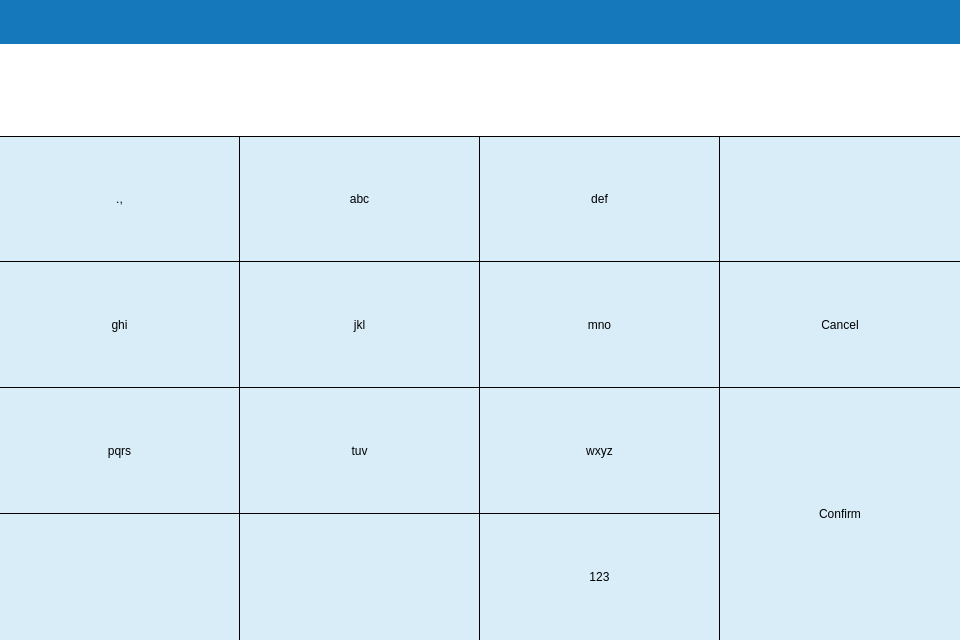
<?xml version="1.0" encoding="UTF-8"?>
<ui version="4.0">
 <class>KeyBoard</class>
 <widget class="QWidget" name="KeyBoard">
  <property name="geometry">
   <rect>
    <x>0</x>
    <y>0</y>
    <width>960</width>
    <height>640</height>
   </rect>
  </property>
  <property name="windowTitle">
   <string>Form</string>
  </property>
  <property name="styleSheet">
   <string notr="true">QPushButton {
	border: 0px solid transparent;
	background-color: #d9edf9;
	color: black;
	max-width: 1000px;
	max-height: 1000px;
}

QFrame#topbar {
	background-color: #1578ba;
	border: 0px solid transparent;
}

QPushButton#button_cap {
	/*image: url(:/res/icons/ic_cap_false.png);*/
}

QPushButton#button_space {
	image: url(:/res/icons/ic_space.png);
}

QPushButton#button_backSpace {
	image: url(:/res/icons/ic_backspace.png);
}

QPushButton#button_1, QPushButton#button_3, QPushButton#button_4,QPushButton#button_6,
QPushButton#button_7, QPushButton#button_9 {
	border-right: 1px solid black;
	border-bottom: 1px solid black;
	color: black;	
	font: 57 18px &quot;Ubuntu&quot;;
}

QPushButton#button_2,QPushButton#button_5,QPushButton#button_8 {
	border-right: 1px solid black;
	border-bottom: 1px solid black;
	color: black;	
	font: 57 18px &quot;Ubuntu&quot;;
}

QPushButton#button_cap, QPushButton#button_shift {
	border-right: 1px solid black;
	color: black;	
	font: 57 18px &quot;Ubuntu&quot;;
}

QPushButton#button_space {
	border-right: 1px solid black;
	color: black;	
	font: 57 18px &quot;Ubuntu&quot;;
}

QPushButton#button_backSpace, QPushButton#button_cancel {
	border-bottom: 1px solid black;
	color: black;	
	font: 57 18px &quot;Ubuntu&quot;;
}

QPushButton#button_1, QPushButton#button_2,QPushButton#button_3,QPushButton#button_backSpace {
	border-top: 1px solid black;
}

QPushButton#button_confirm {
	color: black;	
	font: 57 18px &quot;Ubuntu&quot;;
}

QLineEdit#lineEdit {
	background-color: rgb(255, 255, 255);
	border: 0px solid transparent;
	color: black;
	font: 57 30px &quot;Ubuntu&quot;;
}

QLabel {
	background-color: rgba(255, 255, 255,0);
	border: 0px solid transparent;
}

QFrame {
	border: 0px solid transparent;
}

QPushButton#button_clear{	
	image: url(:/res/icons/ic_clear_1.png);
	background-color:  rgb(255, 255, 255);
}</string>
  </property>
  <layout class="QVBoxLayout" name="verticalLayout" stretch="22,46,252">
   <property name="spacing">
    <number>0</number>
   </property>
   <property name="leftMargin">
    <number>0</number>
   </property>
   <property name="topMargin">
    <number>0</number>
   </property>
   <property name="rightMargin">
    <number>0</number>
   </property>
   <property name="bottomMargin">
    <number>0</number>
   </property>
   <item>
    <widget class="QFrame" name="topbar">
     <property name="frameShape">
      <enum>QFrame::StyledPanel</enum>
     </property>
     <property name="frameShadow">
      <enum>QFrame::Raised</enum>
     </property>
     <layout class="QHBoxLayout" name="horizontalLayout_2" stretch="1,1">
      <item>
       <widget class="QLabel" name="label">
        <property name="text">
         <string/>
        </property>
       </widget>
      </item>
      <item>
       <spacer name="horizontalSpacer">
        <property name="orientation">
         <enum>Qt::Horizontal</enum>
        </property>
        <property name="sizeHint" stdset="0">
         <size>
          <width>467</width>
          <height>20</height>
         </size>
        </property>
       </spacer>
      </item>
     </layout>
    </widget>
   </item>
   <item>
    <widget class="QFrame" name="frame">
     <property name="frameShape">
      <enum>QFrame::StyledPanel</enum>
     </property>
     <property name="frameShadow">
      <enum>QFrame::Raised</enum>
     </property>
     <layout class="QHBoxLayout" name="horizontalLayout" stretch="440,40">
      <property name="spacing">
       <number>0</number>
      </property>
      <property name="leftMargin">
       <number>0</number>
      </property>
      <property name="topMargin">
       <number>0</number>
      </property>
      <property name="rightMargin">
       <number>0</number>
      </property>
      <property name="bottomMargin">
       <number>0</number>
      </property>
      <item>
       <widget class="QLineEdit" name="lineEdit">
        <property name="sizePolicy">
         <sizepolicy hsizetype="Minimum" vsizetype="Minimum">
          <horstretch>0</horstretch>
          <verstretch>0</verstretch>
         </sizepolicy>
        </property>
        <property name="minimumSize">
         <size>
          <width>0</width>
          <height>40</height>
         </size>
        </property>
        <property name="maximumSize">
         <size>
          <width>16777215</width>
          <height>16777215</height>
         </size>
        </property>
       </widget>
      </item>
      <item>
       <widget class="QPushButton" name="button_clear">
        <property name="sizePolicy">
         <sizepolicy hsizetype="Minimum" vsizetype="Minimum">
          <horstretch>0</horstretch>
          <verstretch>0</verstretch>
         </sizepolicy>
        </property>
        <property name="minimumSize">
         <size>
          <width>80</width>
          <height>80</height>
         </size>
        </property>
        <property name="text">
         <string/>
        </property>
       </widget>
      </item>
     </layout>
    </widget>
   </item>
   <item>
    <widget class="QFrame" name="keyBoardLetter">
     <property name="styleSheet">
      <string notr="true"/>
     </property>
     <property name="frameShape">
      <enum>QFrame::StyledPanel</enum>
     </property>
     <property name="frameShadow">
      <enum>QFrame::Raised</enum>
     </property>
     <layout class="QGridLayout" name="gridLayout">
      <property name="leftMargin">
       <number>0</number>
      </property>
      <property name="topMargin">
       <number>0</number>
      </property>
      <property name="rightMargin">
       <number>0</number>
      </property>
      <property name="bottomMargin">
       <number>0</number>
      </property>
      <property name="spacing">
       <number>0</number>
      </property>
      <item row="0" column="0">
       <widget class="QPushButton" name="button_1">
        <property name="sizePolicy">
         <sizepolicy hsizetype="Minimum" vsizetype="Minimum">
          <horstretch>0</horstretch>
          <verstretch>0</verstretch>
         </sizepolicy>
        </property>
        <property name="minimumSize">
         <size>
          <width>0</width>
          <height>0</height>
         </size>
        </property>
        <property name="maximumSize">
         <size>
          <width>1001</width>
          <height>1002</height>
         </size>
        </property>
        <property name="text">
         <string>.,</string>
        </property>
       </widget>
      </item>
      <item row="0" column="1">
       <widget class="QPushButton" name="button_2">
        <property name="sizePolicy">
         <sizepolicy hsizetype="Minimum" vsizetype="Minimum">
          <horstretch>0</horstretch>
          <verstretch>0</verstretch>
         </sizepolicy>
        </property>
        <property name="minimumSize">
         <size>
          <width>0</width>
          <height>0</height>
         </size>
        </property>
        <property name="maximumSize">
         <size>
          <width>1001</width>
          <height>1002</height>
         </size>
        </property>
        <property name="text">
         <string>abc</string>
        </property>
       </widget>
      </item>
      <item row="0" column="2">
       <widget class="QPushButton" name="button_3">
        <property name="sizePolicy">
         <sizepolicy hsizetype="Preferred" vsizetype="Preferred">
          <horstretch>0</horstretch>
          <verstretch>0</verstretch>
         </sizepolicy>
        </property>
        <property name="minimumSize">
         <size>
          <width>0</width>
          <height>0</height>
         </size>
        </property>
        <property name="maximumSize">
         <size>
          <width>1001</width>
          <height>1002</height>
         </size>
        </property>
        <property name="text">
         <string>def</string>
        </property>
       </widget>
      </item>
      <item row="0" column="3">
       <widget class="QPushButton" name="button_backSpace">
        <property name="sizePolicy">
         <sizepolicy hsizetype="Minimum" vsizetype="Minimum">
          <horstretch>0</horstretch>
          <verstretch>0</verstretch>
         </sizepolicy>
        </property>
        <property name="minimumSize">
         <size>
          <width>0</width>
          <height>0</height>
         </size>
        </property>
        <property name="maximumSize">
         <size>
          <width>1000</width>
          <height>1002</height>
         </size>
        </property>
        <property name="text">
         <string/>
        </property>
       </widget>
      </item>
      <item row="1" column="0">
       <widget class="QPushButton" name="button_4">
        <property name="sizePolicy">
         <sizepolicy hsizetype="Minimum" vsizetype="Minimum">
          <horstretch>0</horstretch>
          <verstretch>0</verstretch>
         </sizepolicy>
        </property>
        <property name="minimumSize">
         <size>
          <width>0</width>
          <height>0</height>
         </size>
        </property>
        <property name="maximumSize">
         <size>
          <width>1001</width>
          <height>1001</height>
         </size>
        </property>
        <property name="text">
         <string>ghi</string>
        </property>
       </widget>
      </item>
      <item row="1" column="1">
       <widget class="QPushButton" name="button_5">
        <property name="sizePolicy">
         <sizepolicy hsizetype="Minimum" vsizetype="Minimum">
          <horstretch>0</horstretch>
          <verstretch>0</verstretch>
         </sizepolicy>
        </property>
        <property name="minimumSize">
         <size>
          <width>0</width>
          <height>0</height>
         </size>
        </property>
        <property name="maximumSize">
         <size>
          <width>1001</width>
          <height>1001</height>
         </size>
        </property>
        <property name="text">
         <string>jkl</string>
        </property>
       </widget>
      </item>
      <item row="1" column="2">
       <widget class="QPushButton" name="button_6">
        <property name="sizePolicy">
         <sizepolicy hsizetype="Minimum" vsizetype="Minimum">
          <horstretch>0</horstretch>
          <verstretch>0</verstretch>
         </sizepolicy>
        </property>
        <property name="minimumSize">
         <size>
          <width>0</width>
          <height>0</height>
         </size>
        </property>
        <property name="maximumSize">
         <size>
          <width>1001</width>
          <height>1001</height>
         </size>
        </property>
        <property name="text">
         <string>mno</string>
        </property>
       </widget>
      </item>
      <item row="1" column="3">
       <widget class="QPushButton" name="button_cancel">
        <property name="sizePolicy">
         <sizepolicy hsizetype="Minimum" vsizetype="Minimum">
          <horstretch>0</horstretch>
          <verstretch>0</verstretch>
         </sizepolicy>
        </property>
        <property name="minimumSize">
         <size>
          <width>0</width>
          <height>0</height>
         </size>
        </property>
        <property name="maximumSize">
         <size>
          <width>1000</width>
          <height>1001</height>
         </size>
        </property>
        <property name="text">
         <string>Cancel</string>
        </property>
       </widget>
      </item>
      <item row="2" column="0">
       <widget class="QPushButton" name="button_7">
        <property name="sizePolicy">
         <sizepolicy hsizetype="Minimum" vsizetype="Minimum">
          <horstretch>0</horstretch>
          <verstretch>0</verstretch>
         </sizepolicy>
        </property>
        <property name="minimumSize">
         <size>
          <width>0</width>
          <height>0</height>
         </size>
        </property>
        <property name="maximumSize">
         <size>
          <width>1001</width>
          <height>1001</height>
         </size>
        </property>
        <property name="text">
         <string>pqrs</string>
        </property>
       </widget>
      </item>
      <item row="2" column="1">
       <widget class="QPushButton" name="button_8">
        <property name="sizePolicy">
         <sizepolicy hsizetype="Minimum" vsizetype="Minimum">
          <horstretch>0</horstretch>
          <verstretch>0</verstretch>
         </sizepolicy>
        </property>
        <property name="minimumSize">
         <size>
          <width>0</width>
          <height>0</height>
         </size>
        </property>
        <property name="maximumSize">
         <size>
          <width>1001</width>
          <height>1001</height>
         </size>
        </property>
        <property name="text">
         <string>tuv</string>
        </property>
       </widget>
      </item>
      <item row="2" column="2">
       <widget class="QPushButton" name="button_9">
        <property name="sizePolicy">
         <sizepolicy hsizetype="Minimum" vsizetype="Fixed">
          <horstretch>0</horstretch>
          <verstretch>0</verstretch>
         </sizepolicy>
        </property>
        <property name="minimumSize">
         <size>
          <width>0</width>
          <height>0</height>
         </size>
        </property>
        <property name="maximumSize">
         <size>
          <width>1001</width>
          <height>1001</height>
         </size>
        </property>
        <property name="text">
         <string>wxyz</string>
        </property>
       </widget>
      </item>
      <item row="2" column="3" rowspan="2">
       <widget class="QPushButton" name="button_confirm">
        <property name="sizePolicy">
         <sizepolicy hsizetype="Minimum" vsizetype="Minimum">
          <horstretch>0</horstretch>
          <verstretch>0</verstretch>
         </sizepolicy>
        </property>
        <property name="minimumSize">
         <size>
          <width>0</width>
          <height>0</height>
         </size>
        </property>
        <property name="maximumSize">
         <size>
          <width>1000</width>
          <height>1000</height>
         </size>
        </property>
        <property name="text">
         <string>Confirm</string>
        </property>
       </widget>
      </item>
      <item row="3" column="0" colspan="3">
       <widget class="QFrame" name="frame_2">
        <property name="frameShape">
         <enum>QFrame::StyledPanel</enum>
        </property>
        <property name="frameShadow">
         <enum>QFrame::Raised</enum>
        </property>
        <layout class="QHBoxLayout" name="horizontalLayout_3">
         <property name="spacing">
          <number>0</number>
         </property>
         <property name="leftMargin">
          <number>0</number>
         </property>
         <property name="topMargin">
          <number>0</number>
         </property>
         <property name="rightMargin">
          <number>0</number>
         </property>
         <property name="bottomMargin">
          <number>0</number>
         </property>
         <item>
          <widget class="QPushButton" name="button_cap">
           <property name="sizePolicy">
            <sizepolicy hsizetype="Minimum" vsizetype="Minimum">
             <horstretch>0</horstretch>
             <verstretch>0</verstretch>
            </sizepolicy>
           </property>
           <property name="minimumSize">
            <size>
             <width>0</width>
             <height>0</height>
            </size>
           </property>
           <property name="maximumSize">
            <size>
             <width>1001</width>
             <height>1000</height>
            </size>
           </property>
           <property name="styleSheet">
            <string notr="true">text: 0;</string>
           </property>
           <property name="text">
            <string/>
           </property>
          </widget>
         </item>
         <item>
          <widget class="QPushButton" name="button_space">
           <property name="sizePolicy">
            <sizepolicy hsizetype="Minimum" vsizetype="Minimum">
             <horstretch>0</horstretch>
             <verstretch>0</verstretch>
            </sizepolicy>
           </property>
           <property name="minimumSize">
            <size>
             <width>0</width>
             <height>0</height>
            </size>
           </property>
           <property name="maximumSize">
            <size>
             <width>1001</width>
             <height>1000</height>
            </size>
           </property>
           <property name="text">
            <string/>
           </property>
          </widget>
         </item>
         <item>
          <widget class="QPushButton" name="button_shift">
           <property name="sizePolicy">
            <sizepolicy hsizetype="Minimum" vsizetype="Minimum">
             <horstretch>0</horstretch>
             <verstretch>0</verstretch>
            </sizepolicy>
           </property>
           <property name="minimumSize">
            <size>
             <width>0</width>
             <height>0</height>
            </size>
           </property>
           <property name="maximumSize">
            <size>
             <width>1001</width>
             <height>1000</height>
            </size>
           </property>
           <property name="text">
            <string>123</string>
           </property>
          </widget>
         </item>
        </layout>
       </widget>
      </item>
     </layout>
    </widget>
   </item>
  </layout>
 </widget>
 <resources/>
 <connections/>
</ui>
